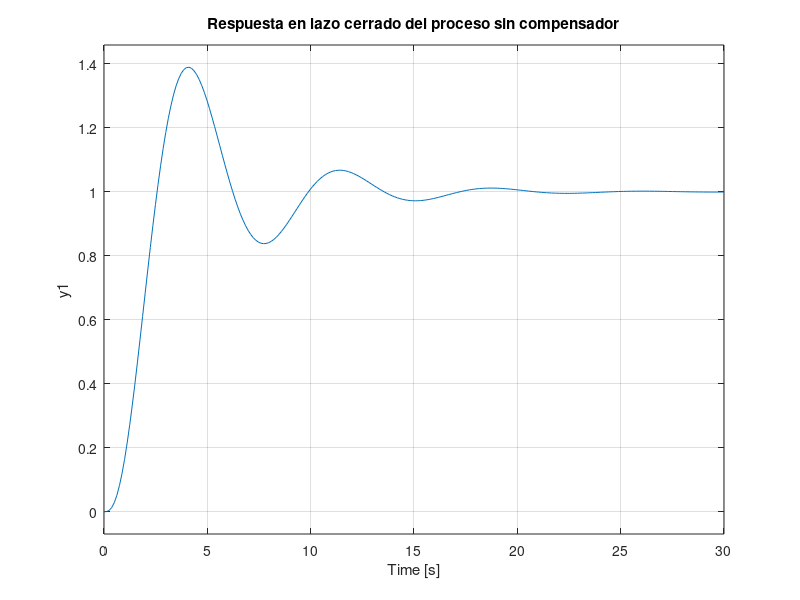
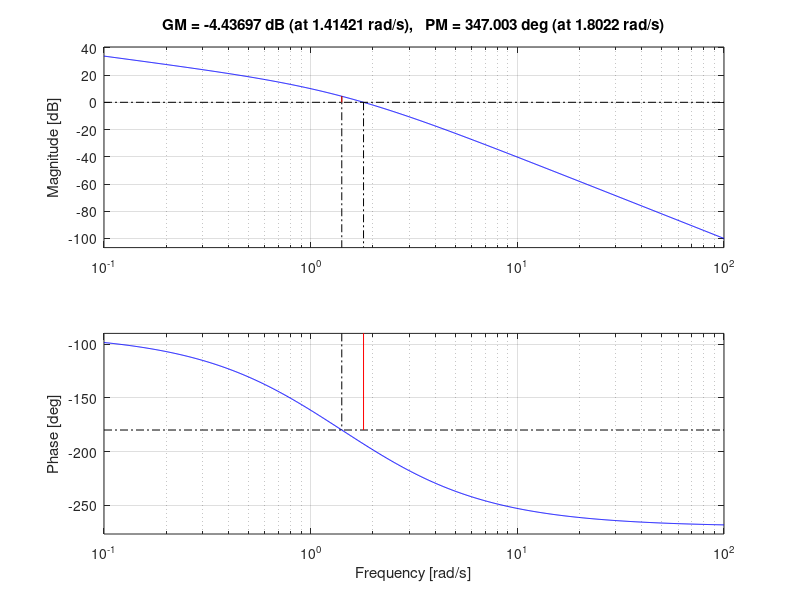
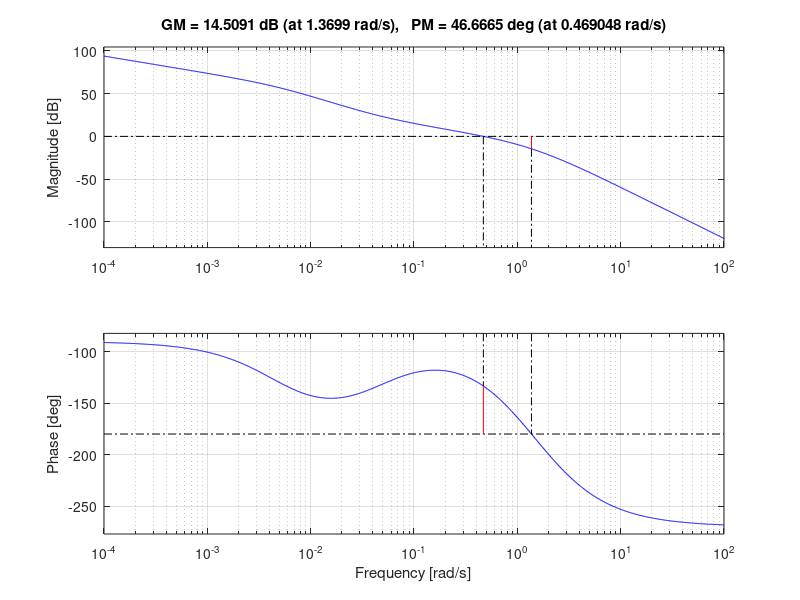
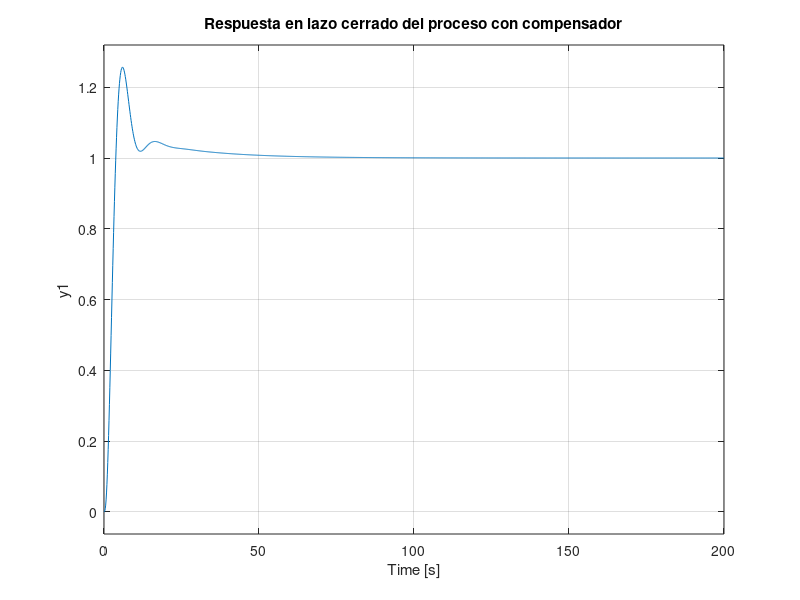

Reproduce these figures in MATLAB, in order.
clc
clear
close all


%------proceso
den=conv([1 0],[1 1]);
den= conv([0.5 1], den);
g=tf(1,den);
g_cl=feedback(g,1);
step(g_cl)
title('Respuesta en lazo cerrado del proceso sin compensador')


%---------encontrar el MF y MG de K*G(s)
K=5;
g1=K*g;
figure
margin(g1)

%-------se encuentra la nueva frecuencia de cruce de ganancia---
MFd=40;
MF= -180+MFd+12;
w=0.46;%0.56;%0.63;

%-------a partir de w se encuentra la ubicacion del cero y el polo--
%---G_c(s)=Kc*(s+z)/(s+p)---> z=1/T, p=-1/(BT) 
% selecionar un w una decada antes de la frecuencia de cruce de ganancia
w=w*0.1;
T=1/w;
z=1/T;
%calcular B---- -20log(B)=db necesarios para llevar la magniutd a 0 db en
%la nueva frecuencia de cruce de ganancia
%%-20log(B)=-16;
%%-20log(B)=-17;  sumando 5° al MF
%%-20log(B)=-19;  sumando 12° al MF
B=10^(19.5/20);
p=1/(T*B);
Kc=K/B;
gc=Kc*tf([1 z],[1 p]);

s_comp=gc*g;
figure
margin(s_comp)
s_comp_clo=feedback(s_comp,1);
figure
step(s_comp_clo)
title('Respuesta en lazo cerrado del proceso con compensador')


figure
step(s_comp_clo,'k')
hold on
step(g_cl,'b')
legend('compensado','no compensado')

figure
pzmap(s_comp_clo)
